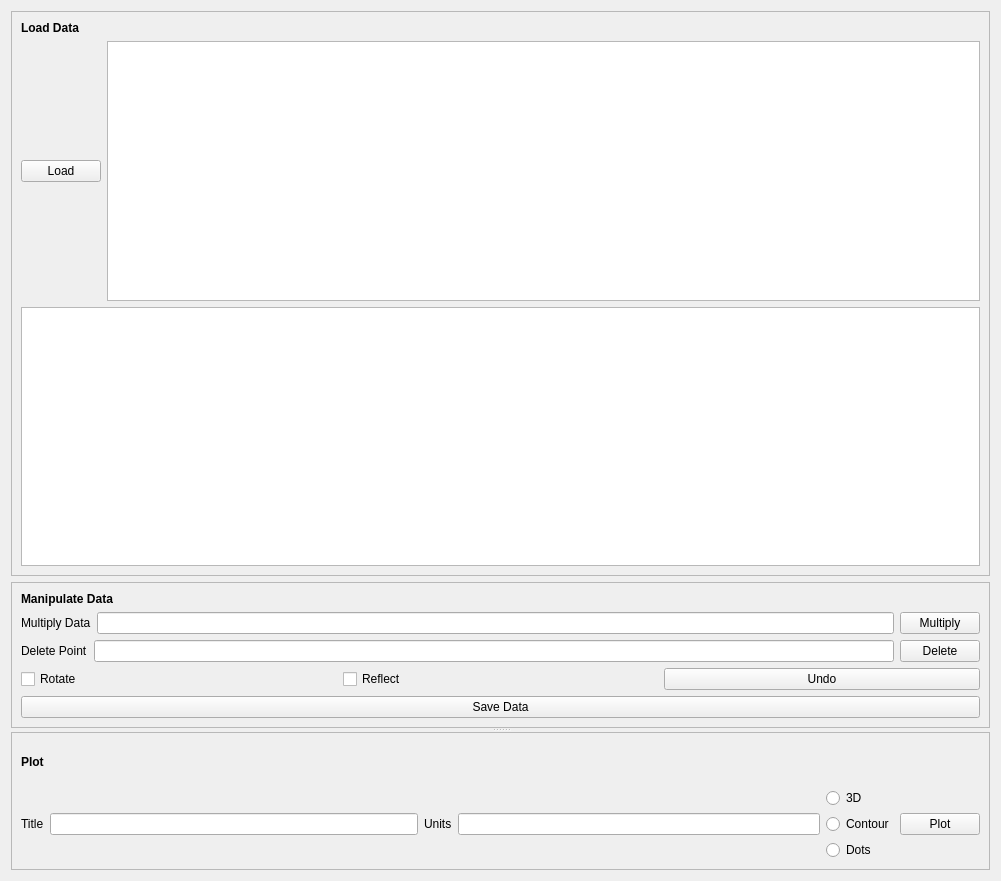
               <widget class="QWidget" name="scrollAreaWidgetContents_3">
                <property name="geometry">
                 <rect>
                  <x>0</x>
                  <y>0</y>
                  <width>1001</width>
                  <height>881</height>
                 </rect>
                </property>
                <layout class="QVBoxLayout" name="verticalLayout_84">
                 <item>
                  <widget class="QSplitter" name="splitter_11">
                   <property name="orientation">
                    <enum>Qt::Vertical</enum>
                   </property>
                   <widget class="QWidget" name="layoutWidget">
                    <layout class="QVBoxLayout" name="verticalLayout_41">
                     <item>
                      <widget class="QFrame" name="frame_10">
                       <property name="frameShape">
                        <enum>QFrame::StyledPanel</enum>
                       </property>
                       <property name="frameShadow">
                        <enum>QFrame::Raised</enum>
                       </property>
                       <layout class="QVBoxLayout" name="verticalLayout_36">
                        <item>
                         <layout class="QVBoxLayout" name="verticalLayout_35">
                          <item>
                           <widget class="Label_Info" name="label_26">
                            <property name="text">
                             <string>&lt;html&gt;&lt;head/&gt;&lt;body&gt;&lt;p&gt;&lt;span style=&quot; font-weight:600;&quot;&gt;Load Data&lt;/span&gt;&lt;/p&gt;&lt;/body&gt;&lt;/html&gt;</string>
                            </property>
                           </widget>
                          </item>
                          <item>
                           <layout class="QVBoxLayout" name="verticalLayout_34">
                            <item>
                             <layout class="QHBoxLayout" name="horizontalLayout_8">
                              <item>
                               <widget class="QPushButton" name="pushButton_6">
                                <property name="text">
                                 <string>Load</string>
                                </property>
                               </widget>
                              </item>
                              <item>
                               <widget class="QPlainTextEdit" name="plainTextEdit"/>
                              </item>
                             </layout>
                            </item>
                            <item>
                             <widget class="QPlainTextEdit" name="plainTextEdit_2"/>
                            </item>
                           </layout>
                          </item>
                         </layout>
                        </item>
                       </layout>
                      </widget>
                     </item>
                     <item>
                      <widget class="QFrame" name="frame_11">
                       <property name="frameShape">
                        <enum>QFrame::StyledPanel</enum>
                       </property>
                       <property name="frameShadow">
                        <enum>QFrame::Raised</enum>
                       </property>
                       <layout class="QVBoxLayout" name="verticalLayout_37">
                        <item>
                         <layout class="QVBoxLayout" name="verticalLayout_33">
                          <item>
                           <widget class="QLabel" name="label_27">
                            <property name="text">
                             <string>&lt;html&gt;&lt;head/&gt;&lt;body&gt;&lt;p&gt;&lt;span style=&quot; font-weight:600;&quot;&gt;Manipulate Data&lt;/span&gt;&lt;/p&gt;&lt;/body&gt;&lt;/html&gt;</string>
                            </property>
                           </widget>
                          </item>
                          <item>
                           <layout class="QHBoxLayout" name="horizontalLayout_9">
                            <item>
                             <widget class="QLabel" name="label_28">
                              <property name="text">
                               <string>&lt;html&gt;&lt;head/&gt;&lt;body&gt;&lt;p&gt;Multiply Data&lt;/p&gt;&lt;/body&gt;&lt;/html&gt;</string>
                              </property>
                             </widget>
                            </item>
                            <item>
                             <widget class="QLineEdit" name="lineEdit_17"/>
                            </item>
                            <item>
                             <widget class="QPushButton" name="pushButton_7">
                              <property name="text">
                               <string>Multiply</string>
                              </property>
                             </widget>
                            </item>
                           </layout>
                          </item>
                          <item>
                           <layout class="QHBoxLayout" name="horizontalLayout_10">
                            <item>
                             <widget class="QLabel" name="label_29">
                              <property name="text">
                               <string>Delete Point</string>
                              </property>
                             </widget>
                            </item>
                            <item>
                             <widget class="QLineEdit" name="lineEdit_18"/>
                            </item>
                            <item>
                             <widget class="QPushButton" name="pushButton_9">
                              <property name="text">
                               <string>Delete</string>
                              </property>
                             </widget>
                            </item>
                           </layout>
                          </item>
                          <item>
                           <layout class="QHBoxLayout" name="horizontalLayout_11">
                            <item>
                             <widget class="QCheckBox" name="checkBox">
                              <property name="text">
                               <string>Rotate</string>
                              </property>
                             </widget>
                            </item>
                            <item>
                             <widget class="QCheckBox" name="checkBox_2">
                              <property name="text">
                               <string>Reflect</string>
                              </property>
                             </widget>
                            </item>
                            <item>
                             <widget class="QPushButton" name="pushButton_8">
                              <property name="text">
                               <string>Undo</string>
                              </property>
                             </widget>
                            </item>
                           </layout>
                          </item>
                          <item>
                           <widget class="QPushButton" name="pushButton_11">
                            <property name="text">
                             <string>Save Data</string>
                            </property>
                           </widget>
                          </item>
                         </layout>
                        </item>
                       </layout>
                      </widget>
                     </item>
                    </layout>
                   </widget>
                   <widget class="QFrame" name="frame_12">
                    <property name="frameShape">
                     <enum>QFrame::StyledPanel</enum>
                    </property>
                    <property name="frameShadow">
                     <enum>QFrame::Raised</enum>
                    </property>
                    <layout class="QVBoxLayout" name="verticalLayout_40">
                     <item>
                      <layout class="QVBoxLayout" name="verticalLayout_39">
                       <item>
                        <widget class="QLabel" name="label_30">
                         <property name="text">
                          <string>&lt;html&gt;&lt;head/&gt;&lt;body&gt;&lt;p&gt;&lt;span style=&quot; font-weight:600;&quot;&gt;Plot&lt;/span&gt;&lt;/p&gt;&lt;/body&gt;&lt;/html&gt;</string>
                         </property>
                        </widget>
                       </item>
                       <item>
                        <layout class="QHBoxLayout" name="horizontalLayout_14">
                         <item>
                          <layout class="QHBoxLayout" name="horizontalLayout_12">
                           <item>
                            <widget class="QLabel" name="label_31">
                             <property name="text">
                              <string>Title</string>
                             </property>
                            </widget>
                           </item>
                           <item>
                            <widget class="QLineEdit" name="lineEdit_19"/>
                           </item>
                          </layout>
                         </item>
                         <item>
                          <layout class="QHBoxLayout" name="horizontalLayout_13">
                           <item>
                            <widget class="QLabel" name="label_32">
                             <property name="text">
                              <string>Units</string>
                             </property>
                            </widget>
                           </item>
                           <item>
                            <widget class="QLineEdit" name="lineEdit_20"/>
                           </item>
                          </layout>
                         </item>
                         <item>
                          <layout class="QVBoxLayout" name="verticalLayout_38">
                           <item>
                            <widget class="QRadioButton" name="radioButton_13">
                             <property name="text">
                              <string>3D</string>
                             </property>
                            </widget>
                           </item>
                           <item>
                            <widget class="QRadioButton" name="radioButton_14">
                             <property name="text">
                              <string>Contour</string>
                             </property>
                            </widget>
                           </item>
                           <item>
                            <widget class="QRadioButton" name="radioButton_15">
                             <property name="text">
                              <string>Dots</string>
                             </property>
                            </widget>
                           </item>
                          </layout>
                         </item>
                         <item>
                          <widget class="QPushButton" name="pushButton_10">
                           <property name="text">
                            <string>Plot</string>
                           </property>
                          </widget>
                         </item>
                        </layout>
                       </item>
                      </layout>
                     </item>
                    </layout>
                   </widget>
                  </widget>
                 </item>
                </layout>
               </widget>
